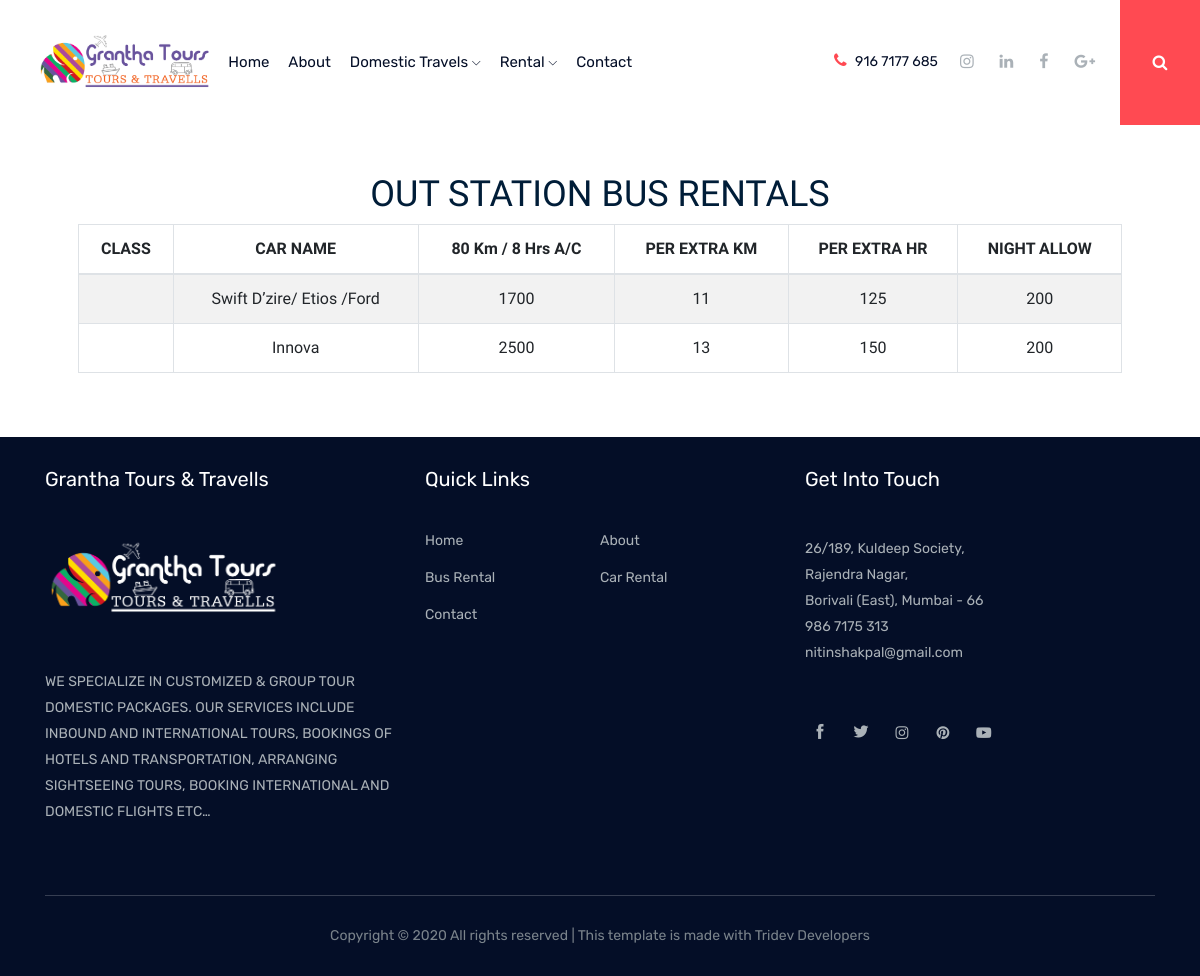
The page /car/ on the database its author committed.
### grantha/models.py (models this page shows, shortened)
class Car(models.Model):
    thumbnail = models.ImageField(upload_to='')
    car_name = models.CharField(max_length=100)
    ac_rate = models.IntegerField(default=0)
    extra_person = models.IntegerField(default=0)
    extra_hr = models.IntegerField(default=0)
    night_allowance = models.IntegerField(default=0)

### grantha/views.py (the view)
# urls.py: path('car/', carView.as_view(), name='car'),
class carView(ListView):
    model = Car
    template_name = 'car.html'

### templates/car.html (shortened to what this page needs)
{% extends "base.html" %} {% load static %} {% block content %}
<div class="container p-5">
    <h1 class="text-center">OUT STATION BUS RENTALS</h1>
    <table class="table table-striped table-bordered" style="text-align: center;">
        <thead>
            <tr>
                <th scope="col">CLASS</th>
                <th scope="col">CAR NAME</th>
                <th scope="col">80 Km / 8 Hrs A/C</th>
                <th scope="col">PER EXTRA KM</th>
                <th scope="col">PER EXTRA HR</th>
                <th scope="col">NIGHT ALLOW</th>
            </tr>
        </thead>
        <tbody style="text-align: center;">
            {% for car in object_list %}
            <tr>
                <th scope="row"><img src="{{ car.thumbnail.url }}" alt="" style="width: 240px;"></th>
                <td>{{ car.car_name }}</td>
                <td>{{ car.ac_rate }}</td>
                <td>{{ car.extra_person }}</td>
                <td>{{ car.extra_hr }}</td>
                <td>{{ car.night_allowance }}</td>
            </tr>
            {% endfor %}
        </tbody>
    </table>
</div>
 {% endblock content %}

### rows shown on the page
Car: car_name "Swift D’zire/ Etios /Ford", ac_rate "1700", extra_person "11", extra_hr "125", night_allowance "200"
Car: car_name "Innova", ac_rate "2500", extra_person "13", extra_hr "150", night_allowance "200"
